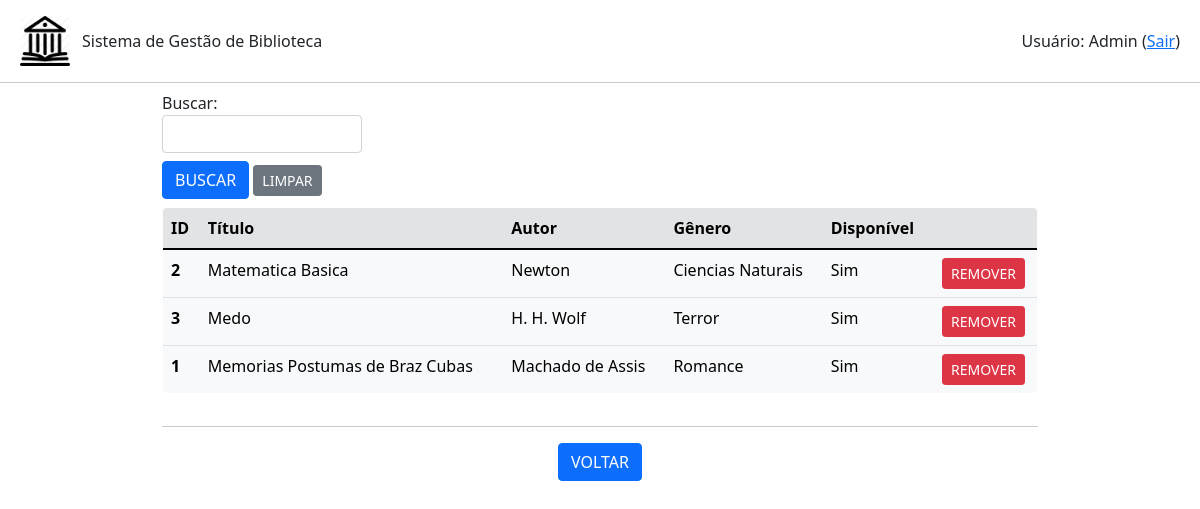
Before: /livro/listar (signed in) with the older database file.
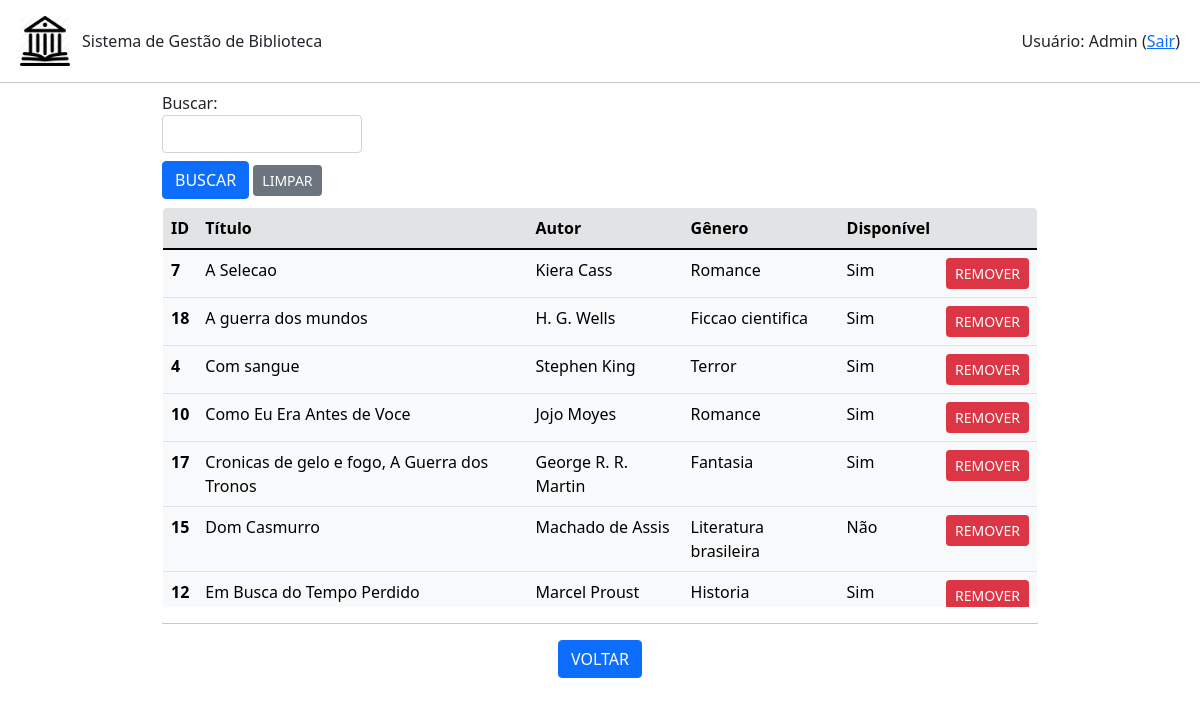
After: the same page with the newer database file.
### livro.py (models this page shows, shortened)
class Livro(db.Model):
    id = db.Column(db.Integer, primary_key=True)
    titulo = db.Column(db.String(200), unique=False, nullable=False)
    autor = db.Column(db.String(80), unique=False, nullable=False)
    genero = db.Column(db.String(120), unique=False, nullable=False)
    disponivel = db.Column(db.Boolean, default=True)
    emprestimo = db.relationship('Emprestimo', backref='livro', lazy=True)

### app.py (the view, shortened to what this page needs)
@app.route('/livro/listar', methods=['POST','GET'])
def listar_livros():
    if session.get('autenticado',False)==False:
        flash(u'Login necessário!', category='warning')
        return(redirect(url_for('login')))
    form = BuscaForm()
    livros = Livro.query.order_by(Livro.titulo).all()
    return(render_template('livros.html', livros=livros, form=form, action=url_for('listar_livros')))

### formBusca.py
class BuscaForm(FlaskForm):
    campo = StringField('Buscar: ', validators=[DataRequired()])
    enviar = SubmitField('BUSCAR')

### templates/livros.html (shortened to what this page needs)
{% extends "base.html" %}
{% block conteudo %}
<div class="container-fluid mx-auto" style="width: 75%;">
    {% from 'bootstrap/form.html' import render_field %}
    <form method="post">
        <div class="mt-2" style="width: 200px;">
            {{ render_field(form.campo) }}
        </div>
        <div class="mt-2 mb-2">
            {{ render_field(form.enviar, button_style="primary", button_size="sm") }}
            <a class="btn btn-secondary btn-sm" href="{{url_for('listar_livros')}}" role="button">LIMPAR</a>
        </div>
    </form>
    <div style="max-height: 400px; overflow-y: auto;">
        <table class=" table table-light border rounded-3" style="overflow: hidden;">
            <thead>
            <tr class="table-secondary">
                <th scope="col">ID</th>
                <th scope="col">Título</th>
                <th scope="col">Autor</th>
                <th scope="col">Gênero</th>
                <th scope="col">Disponível</th>
                <th scope="col"></th>
            </tr>
            </thead>
            <tbody>
                {% for livro in livros %}
                    <tr>
                        <th scope="row">{{livro.id}}</th>
                        <td>{{livro.titulo}}</td>
                        <td>{{livro.autor}}</td>
                        <td>{{livro.genero}}</td>
                        {% if livro.disponivel == True %}
                            <td>Sim</td>
                        {% else %}
                            <td>Não</td>
                        {% endif %}
                        <td class="text-center"><a class="btn btn-danger btn-sm" href="{{url_for('remover_livro', id_livro=livro.id)}}" role="button">REMOVER</a></td>
                    </tr>
                {% endfor %}
            </tbody>
        </table>
    </div>
    <hr>
    <div class="row text-center">
        <div class="col mr-1">
            <a class="btn btn-primary" href="{{url_for('root')}}" role="button">VOLTAR</a>
        </div>
    </div>
</div>
{% endblock %}

Changed rows visible on the page:
no longer on this page (row edited): Livro: id "2", titulo "Matematica Basica", autor "Newton", genero "Ciencias Naturais", disponivel "Sim"
no longer on this page (row edited): Livro: id "3", titulo "Medo", autor "H. H. Wolf", genero "Terror", disponivel "Sim"
no longer on this page (row edited): Livro: id "1", titulo "Memorias Postumas de Braz Cubas", autor "Machado de Assis", genero "Romance", disponivel "Sim"
added Livro: id "7", titulo "A Selecao", autor "Kiera Cass", genero "Romance", disponivel "Sim"
added Livro: id "18", titulo "A guerra dos mundos", autor "H. G. Wells", genero "Ficcao cientifica", disponivel "Sim"
added Livro: id "4", titulo "Com sangue", autor "Stephen King", genero "Terror", disponivel "Sim"
added Livro: id "10", titulo "Como Eu Era Antes de Voce", autor "Jojo Moyes", genero "Romance", disponivel "Sim"
added Livro: id "17", titulo "Cronicas de gelo e fogo, A Guerra dos Tronos", autor "George R. R. Martin", genero "Fantasia", disponivel "Sim"
added Livro: id "15", titulo "Dom Casmurro", autor "Machado de Assis", genero "Literatura brasileira", disponivel "Não"
added Livro: id "12", titulo "Em Busca do Tempo Perdido", autor "Marcel Proust", genero "Historia", disponivel "Sim"
